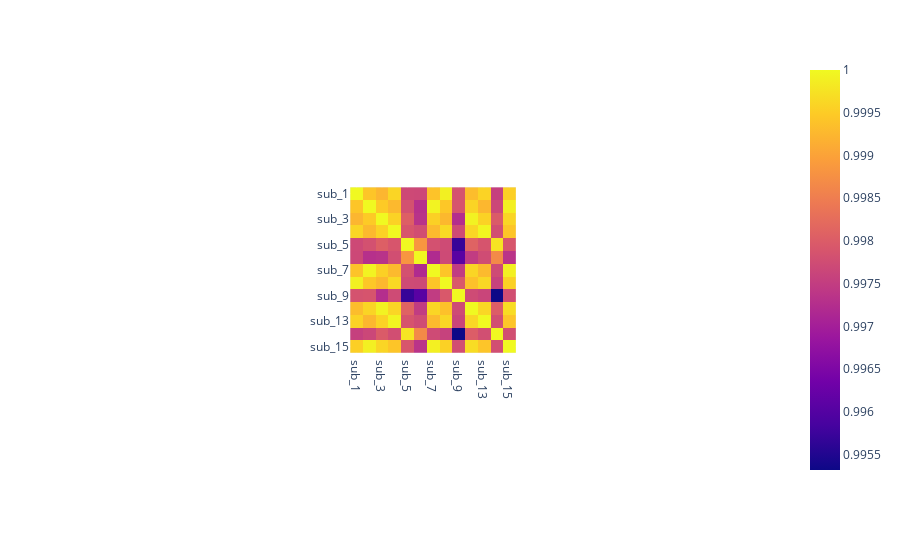

Source (notebook cell):
### Code cell
fig=px.imshow(l1_test_df.drop("sub_11", axis=1).corr())

fig.show()

### Figure 1 — Plotly figure (JSON) as saved in the notebook; plotly's stock layout.template omitted (floating-point values rounded to 4 significant figures; data arrays with more than 128 entries replaced by an {"elided": "..."} marker saying what was removed)
{"data": [{"coloraxis": "coloraxis", "hovertemplate": "x: %{x}<br>y: %{y}<br>color: %{z}<extra></extra>", "name": "0", "type": "heatmap", "x": ["sub_1", "sub_2", "sub_3", "sub_4", "sub_5", "sub_6", "sub_7", "sub_8", "sub_9", "sub_12", "sub_13", "sub_14", "sub_15"], "xaxis": "x", "y": ["sub_1", "sub_2", "sub_3", "sub_4", "sub_5", "sub_6", "sub_7", "sub_8", "sub_9", "sub_12", "sub_13", "sub_14", "sub_15"], "yaxis": "y", "z": {"elided": "13x13 float values"}}], "layout": {"autosize": true, "coloraxis": {"colorscale": [[0, "#0d0887"], [0.1111, "#46039f"], [0.2222, "#7201a8"], [0.3333, "#9c179e"], [0.4444, "#bd3786"], [0.5556, "#d8576b"], [0.6667, "#ed7953"], [0.7778, "#fb9f3a"], [0.8889, "#fdca26"], [1, "#f0f921"]]}, "margin": {"t": 60}, "xaxis": {"anchor": "y", "autorange": true, "constrain": "domain", "domain": [0.3827, 0.6173], "range": [-0.5, 12.5], "scaleanchor": "y", "type": "category"}, "yaxis": {"anchor": "x", "autorange": true, "constrain": "domain", "domain": [0, 1], "range": [12.5, -0.5], "type": "category"}}}
